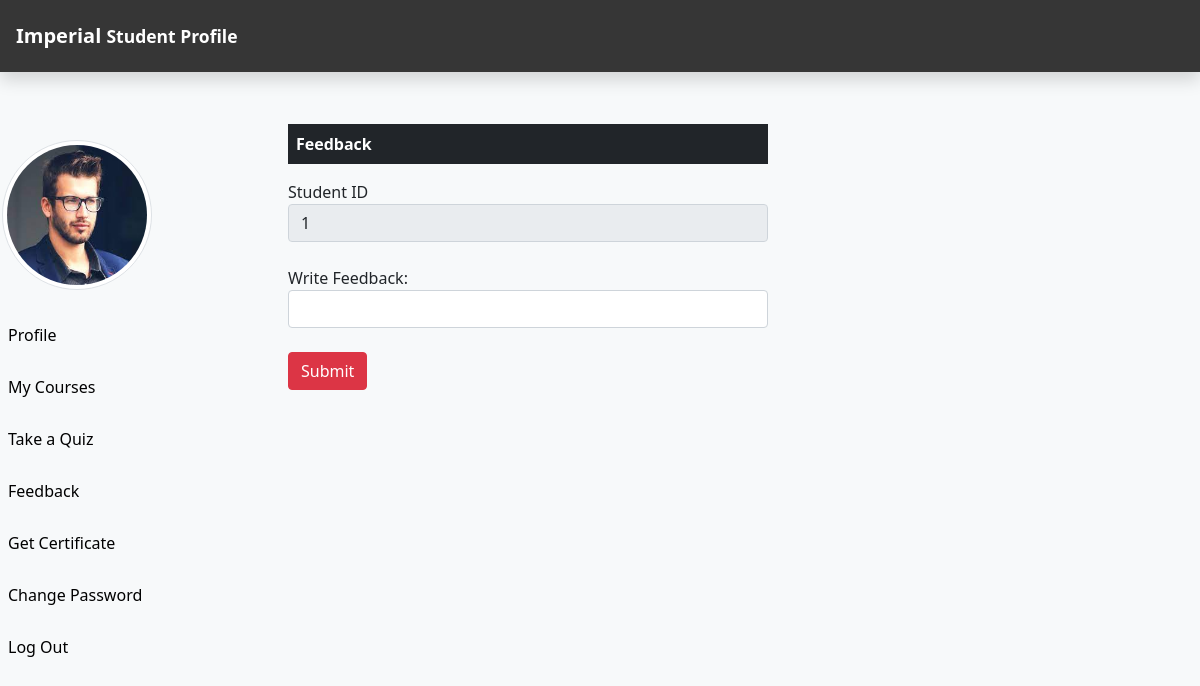
Page /Users/Feedback.php (signed in) on the committed database.
### tables this page shows
CREATE TABLE `students` (
  `stu_id` int(11) NOT NULL,
  `stu_name` varchar(255) NOT NULL,
  `stu_email` varchar(255) NOT NULL,
  `stu_pass` varchar(255) NOT NULL,
  `stu_occ` varchar(255) NOT NULL,
  `stu_img` text NOT NULL
);

### Users/Feedback.php (the view, shortened to what this page needs)
<?php
include_once("ProfileHeader.php");
include_once("../DB_Files/db.php");
$stu_email=$_SESSION['stu_email'];
$sql="SELECT * FROM students WHERE stu_email='$stu_email'";
$result=$conn->query($sql);
if($result->num_rows==1){
    $row=$result->fetch_assoc();
    $stuId=$row["stu_id"];
}
?>
<div class="col-sm-6 mt-4 ms-5">
    <form method="POST" enctype="multipart/form-data" class="mx-5">
    <p class="bg-dark text-white p-2 fw-bolder">Feedback</p>
        <div class="form-group">
            <label class="text-dark" for="stuId">Student ID</label>
            <input type="text" id="stuId" class="form-control" name="stuId" value="<?php if(isset($stuId)) {echo $stuId;} ?>" readonly>
        </div>
        <br>
        <div class="form-group">
            <label class="text-dark" for="stuEmail">Write Feedback:</label>
            <input type="text" id="f_content"   name="f_content" class="form-control">
        </div>
        <br>
        <button type="submit" name="submitFeedback" class="btn btn-danger">Submit
        </button>
        <br><br><br>
    </form>
</div>

### Users/ProfileHeader.php (shortened to what this page needs)
<?php
include_once("../DB_Files/db.php");
$stu_email=$_SESSION['stu_email'];
if (isset($stu_email)) {
    $sql = "SELECT stu_img FROM students WHERE stu_email='$stu_email'";
    $result = $conn->query($sql);
    $row = $result->fetch_assoc();
    $stu_img = $row['stu_img'];
}
?>
<!DOCTYPE html>
<html lang="en">
<head>
    <link rel="stylesheet" href="CSS/profileHeader.css">
    <link rel="stylesheet" href="../bootstrap/css/bootstrap.min.css">
    <link rel="stylesheet" href="https://unicons.iconscout.com/release/v2.1.6/css/unicons.css">
</head>
<body>
    <nav class="navbar navbar-dark fixed-top flex-md-nowrap p-3 shadow" style="background-color: #363636;">
        <a href="../index.php" class="navbar-brand col-sm-3 col-md-2 mr-0">Imperial <small>Student Profile</small> </a>
    </nav>
    <div class="container-fluid mb-5" style="margin-top: 100px;">
        <div class="row">
            <nav class="col-sm-3 col-md-2 sidebar py-5d-print-none" style="padding-top:40px; margin-left:-20px;">
                <div class="sidebar-sticky">
                    <ul class="nav flex-column">
                        <li class="nav-item mb-3">
                            <img src="<?php echo $stu_img ?>" alt="" class="img-thumbnail rounded-circle" style="margin-left: 10px; height:150px;
                            width:150px;" >
                        </li>
                        <li class="nav-item">
                            <a href="Profile.php" class="nav-link">
                                Profile
                            </a>
                        </li>
                        <li class="nav-item">
                            <a href="MyCourse.php" class="nav-link">
                                My Courses
                            </a>
                        </li>
                        <li class="nav-item">
                            <a href="EnrollQuiz.php" class="nav-link">
                                Take a Quiz
                            </a>
                        </li>
                        <li class="nav-item">
                            <a href="Feedback.php" class="nav-link">
                                Feedback
                            </a>
                        </li>
                        <li class="nav-item">
                            <a href="getCertificate.php" class="nav-link">
                                Get Certificate
                            </a>
                        </li>
                        <li class="nav-item">
                            <a href="ChangePass.php" class="nav-link">
                                Change Password
                            </a>
                        </li>
                        <li class="nav-item">
                            <a href="Logout.php" class="nav-link">
                                Log Out
                            </a>
                        </li>
                    </ul>
                </div>
            </nav>

### Users/CSS/profileHeader.css (style rules this page uses)
.navbar-brand { font-size: 2rem; font-weight: bold; color: #ffffff; }
body { font-family: 'IBM Plex Sans Arabic', sans-serif; }
small { font-size: 1.2rem; }
p { color: black; }

### Users/ProfileHeader.php (style rules this page uses)
body { background: #f7f9fa; color: rgb(255, 255, 255); }
.nav-link { transition: all 400ms ease; color: black; }

### rows in the picture
students: stu_img (picture), stuId "1"
